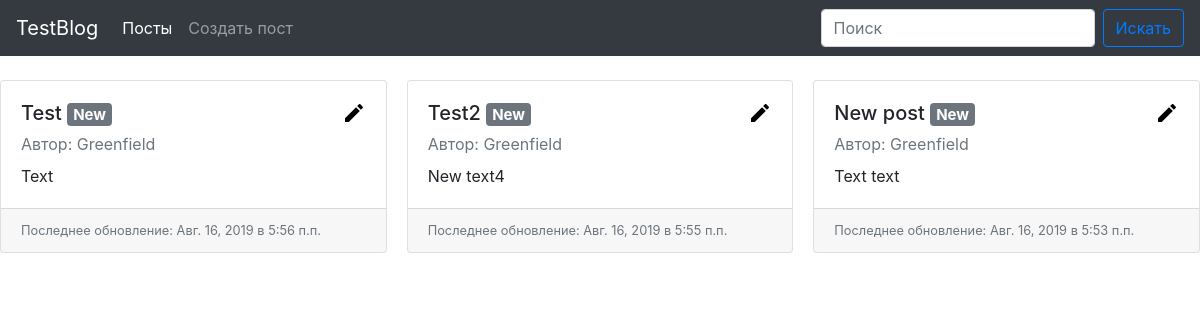
The page / on the database its author committed.
### blog/models.py (models this page shows, shortened)
class Post(models.Model):
    author = models.CharField(max_length=20)
    title = models.CharField(max_length=100)
    text = models.TextField(default='')
    publication_time = models.TimeField(default=timezone.localtime(timezone.now()))
    publication_date = models.DateField(default=timezone.localdate(timezone.now()))

### blog/views.py (the view)
# urls.py: path('', Home.list_posts, name='list_posts'),
    @staticmethod
    def list_posts(request):
        posts = Post.objects.all().order_by('publication_date').reverse().order_by('publication_time')
        for post in posts:
            post.text_size = len(post.text)
            post.text = post.text[:200]
        current_date = timezone.localdate(timezone.now())
        return render(request, 'blog/post_list.html', {'posts': posts, 'current_date': current_date})

### blog/templates/blog/post_list.html (shortened to what this page needs)
{% extends 'blog/index.html' %}
{% block content %}
    {% load static %}
    <div class="card-columns">
        {% for post in posts %}
            <div class="card">
                <div class="card-body">
                    <h5 class="card-title">
                        {{ post.title }}
                        {% if post.publication_date == current_date %}
                            <span class="badge badge-secondary">New</span>
                        {% endif %}
                        <div class="float-right">
                            <a href="{% url 'edit_post' primary_key=post.pk %}">
                                <img src="{% static 'blog/baseline-edit-24px.svg' %}" alt="edit">
                            </a>
                        </div>
                    </h5>
                    <p class="card-subtitle mb-2 text-muted">
                        Автор: {{ post.author }}
                    </p>
                    <p class="card-text">
                        {{ post.text }}
                    </p>
                </div>
                <div class="card-footer">
                    <small class="text-muted">
                        Последнее обновление: {{ post.publication_date }} в {{ post.publication_time }}
                    </small>
                </div>
            </div>
        {% endfor %}
    </div>
{% endblock %}

### blog/templates/blog/index.html (shortened to what this page needs)
<html lang="ru">
<head>
    <link rel="stylesheet" href="https://stackpath.bootstrapcdn.com/bootstrap/4.3.1/css/bootstrap.min.css">
</head>
<body>
    <nav class="navbar sticky-top navbar-expand-lg navbar-dark bg-dark">
        <a class="navbar-brand" href="/">TestBlog</a>
        <ul class="navbar-nav mr-auto">
            <li class="nav-item {% if request.path == '/' %} active {% else %} "" {% endif %}">
                <a class="nav-link" href="/">Посты</a>
            </li>
            <li class="nav-item {% if request.path == '/post/new/' %} active {% else %} "" {% endif %}">
                <a class="nav-link" href="{% url 'new_post' %}">Создать пост</a>
            </li>
        </ul>
        <form class="form-inline my-2 my-lg-0">
            <input class="form-control mr-sm-2" type="search" placeholder="Поиск" aria-label="Поиск">
            <button class="btn btn-outline-primary my-2 my-sm-0" type="submit">Искать</button>
        </form>
    </nav>
    <br>
    {% block content %}
    {% endblock %}
</body>
</html>

### rows shown on the page
Post: title "Test", shows "New", author "Greenfield", text "Text", publication_date "Авг. 16, 2019", publication_time "5:56 п.п."
Post: title "Test2", shows "New", author "Greenfield", text "New text4", publication_date "Авг. 16, 2019", publication_time "5:55 п.п."
Post: title "New post", author "Greenfield", text "Text text", publication_date "Авг. 16, 2019", publication_time "5:53 п.п."
